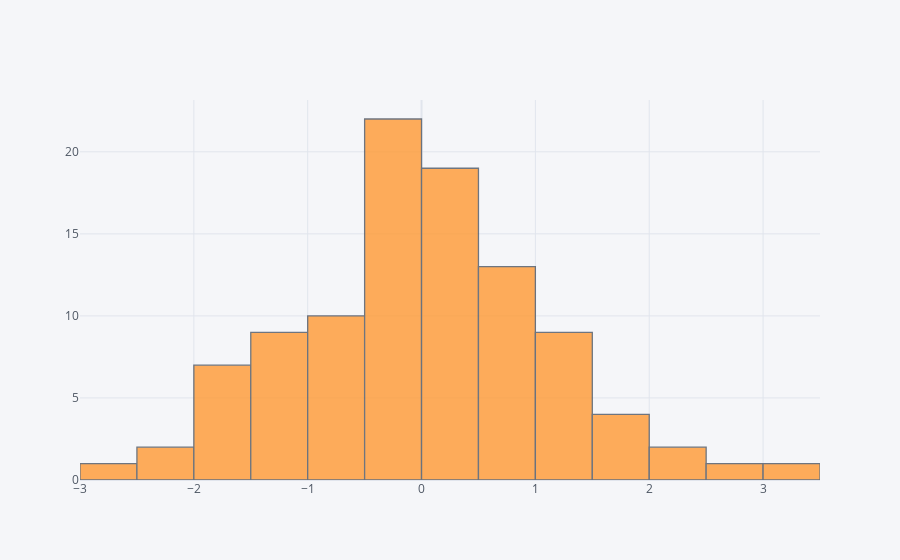

Notebook cell for this chart:
### Markdown cell above
## histogram

### Code cell
df['A'].iplot(kind='hist',bins=25)

### Figure 1 — Plotly figure (JSON) as saved in the notebook; plotly's stock layout.template omitted (floating-point values rounded to 4 significant figures)
{"data": [{"histfunc": "count", "histnorm": "", "marker": {"color": "rgba(255, 153, 51, 1.0)", "line": {"color": "#4D5663", "width": 1.3}}, "name": "A", "nbinsx": 25, "opacity": 0.8, "orientation": "v", "type": "histogram", "x": [-0.828, -2.773, -0.3812, 0.7881, 2.808, -0.1374, 1.467, 1.717, -0.006695, -0.358, -0.7945, 1.108, 1.179, 0.3644, -1.582, -1.275, -1.209, 0.4591, -0.6285, 1.055, 1.514, 0.8735, 0.219, -1.164, -0.3359, 0.4939, 0.06783, 1.542, 0.4916, 0.4633, -0.949, 0.4707, -0.4419, 0.4435, 0.8145, -0.6532, 0.4282, -0.3589, -0.5336, 0.6315, -0.8487, 1.585, 0.1731, 0.2706, -0.4694, 0.5838, -0.3432, -0.4897, -2.38, 1.359, 1.117, -0.2085, -0.3995, -1.815, 0.7162, -1.269, -1.683, -0.6675, -0.3025, 0.6632, 2.291, -2.458, 0.29, -0.473, 2.094, 0.5828, -1.135, -1.265, 0.3432, -0.1928, 0.3338, -1.518, -0.4055, 1.333, 3.088, -1.353, 0.3438, -1.658, 0.7154, -0.1258, -0.1222, 0.583, -1.567, 1.111, -0.0937, 1.096, -1.428, -0.05098, -0.5972, -1.256, -1.885, 0.8286, -0.4062, 0.08075, 0.01316, -0.6217, -0.2469, 0.06198, 0.5634, 0.6059]}], "layout": {"barmode": "overlay", "legend": {"bgcolor": "#F5F6F9", "font": {"color": "#4D5663"}}, "paper_bgcolor": "#F5F6F9", "plot_bgcolor": "#F5F6F9", "title": {"font": {"color": "#4D5663"}}, "xaxis": {"gridcolor": "#E1E5ED", "showgrid": true, "tickfont": {"color": "#4D5663"}, "title": {"font": {"color": "#4D5663"}, "text": ""}, "zerolinecolor": "#E1E5ED"}, "yaxis": {"gridcolor": "#E1E5ED", "showgrid": true, "tickfont": {"color": "#4D5663"}, "title": {"font": {"color": "#4D5663"}, "text": ""}, "zerolinecolor": "#E1E5ED"}}}
